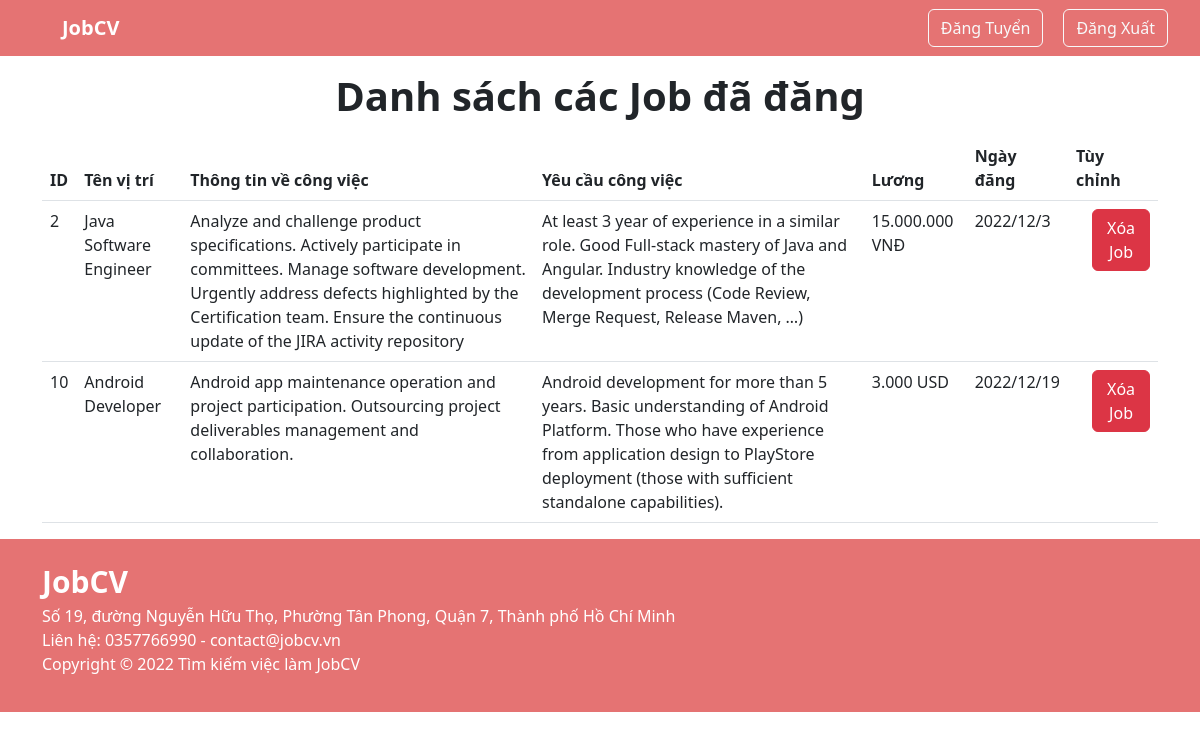
The page /company/job_comp.php (signed in) on the database its author committed.
### tables this page shows
CREATE TABLE `job` (
  `ID_job` int(11) NOT NULL,
  `name_job` text NOT NULL,
  `ID_comp` int(11) NOT NULL,
  `name_comp` text NOT NULL,
  `info_job` text NOT NULL,
  `require_job` text NOT NULL,
  `salary` text NOT NULL,
  `date_posted` text NOT NULL
);

### company/job_comp.php (the view, shortened to what this page needs)
<?php
    include("session.php");
    $username = $_SESSION['username'];
    $sql = "SELECT name_comp FROM company where email_comp= '$username'";
    $recordset = mysqli_query($conn, $sql);
    $row = mysqli_fetch_assoc($recordset);
    $account = $row['name_comp'];
    $sql = "SELECT * FROM job where name_comp= '$account'";
    $recordset = mysqli_query($conn, $sql);
?>
<!DOCTYPE html>
<html lang="vi">
<head>
    <link href="https://cdn.jsdelivr.net/npm/bootstrap@5.2.3/dist/css/bootstrap.min.css" rel="stylesheet">
    <link href="//netdna.bootstrapcdn.com/font-awesome/3.1.1/css/font-awesome.css" rel="stylesheet">
    <link rel="stylesheet" href="https://unpkg.com/swiper/swiper-bundle.min.css" />
    <link rel="stylesheet" href="../user/css/style.css">
</head>
<body>
    <nav class="navbar navbar-expand-sm nav-1">
        <div class="container-fluid">
            <a class="navbar-brand" href="home_comp.php" style="margin-left: 50px;"><b>JobCV</b></a>
                <ul class="nav navbar-nav navbar-right">
                    <a href="dangtuyen.php"><button class="btn btn-outline-light" type="button" id="btn-dt"
                        style="margin-right: 20px;">Đăng Tuyển</button></a>
                    <a href="logout.php"><button class="btn btn-outline-light" type="button" id="btn-dt"
                        style="margin-right: 20px;">Đăng Xuất</button></a>
                </ul>
        </div>
    </nav>
    <div class="container">
        <div class="table-wrapper">
            <div class="table-title my-3 text-center">
                <h1><b>Danh sách các Job đã đăng</b></h1>
            </div>
            <div class="table-responsive" style="overflow: visible; margin-top: 12px;">
                <table class="table custom-table">
                    <thead>
                        <tr>
                            <th>ID</th>
                            <th>Tên vị trí</th>
                            <th>Thông tin về công việc</th>
                            <th>Yêu cầu công việc</th>
                            <th>Lương</th>
                            <th>Ngày đăng</th>
                            <th>Tùy chỉnh</th>
                        </tr>
                    </thead>
                    <tbody>
                    <?php
                        while($row = mysqli_fetch_assoc($recordset)){
                            $id = $row['ID_job'];
                            echo '<tr>
                            <td>'. $row['ID_job'] .'</td>
                            <td>'. $row['name_job'] .'</td>
                            <td>'. $row['info_job'] .'</td>
                            <td>'. $row['require_job'] .'</td>
                            <td>'. $row['salary'] .'</td>
                            <td>'. $row['date_posted'] .'</td>
                            <td>
                                <form method="GET" action="delete_job.php">
                                    <button type="submit" name="delete" id="delete" value="'.$id.'" class="btn btn-danger arrow ms-3" >Xóa Job</button>
                                </form>
                            </td>
                           </tr>';
                        }
                    ?>
                    </tbody>
                </table>
            </div>
        </div>
    </div>
    <div class="footer">
        <div class="container">
            <b style="font-size: 30px; color: white;">JobCV</b>
            <p>Số 19, đường Nguyễn Hữu Thọ, Phường Tân Phong, Quận 7, Thành phố Hồ Chí Minh
                <br>
                Liên hệ: 0357766990 - contact@jobcv.vn
                <br>
                Copyright &copy; 2022 Tìm kiếm việc làm JobCV
            </p>
        </div>
    </div>
</body>
</html>

### user/css/style.css (style rules this page uses)
:root { --main-color: #E57373; --main-white: white; }
.navbar { background-color: var(--main-color) }
.navbar-brand { color: var(--main-white); }
.footer { background-color: var(--main-color); color: var(--main-white); padding: 20px; }

### company/job_comp.php (style rules this page uses)
form { display: inline; }

### rows shown on the page
job: ID_job "2", name_job "Java Software Engineer", info_job "Analyze and challenge product specifications. Actively participate in committees. Manage software development. Urgently address defects highlighted by the Certification team. Ensure the continuous update of the JIRA activity repository", require_job "At least 3 year of experience in a similar role. Good Full-stack mastery of Java and Angular. Industry knowledge of the development process (Code Review, Merge Request, Release Maven, …)", salary "15.000.000 VNĐ", date_posted "2022/12/3"
job: ID_job "10", name_job "Android Developer", info_job "Android app maintenance operation and project participation. Outsourcing project deliverables management and collaboration.", require_job "Android development for more than 5 years. Basic understanding of Android Platform. Those who have experience from application design to PlayStore deployment (those with sufficient standalone capabilities).", salary "3.000 USD", date_posted "2022/12/19"
